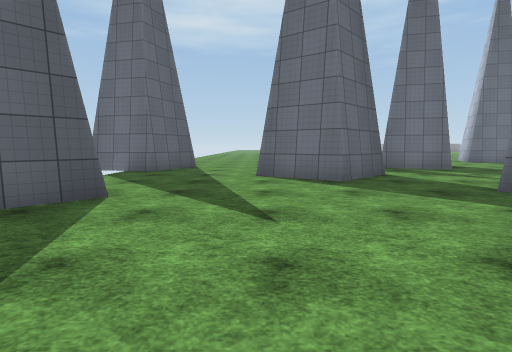
View 1 (above)

24 first-person views from a walk through a Unity game level. The camera is 1.3 m above the floor, tilts 6° down and sees 85° across. The floor is counted in squares, 2 m on a side. Each view is taken from the middle of a square. On the plan, view 1 faces up. The plan holds only what a view shows up to about 9 squares ahead; the rest is blank. The place goes on beyond the plan. The player is left out. Surface patterns are stand-ins for the level's own textures.

View 2
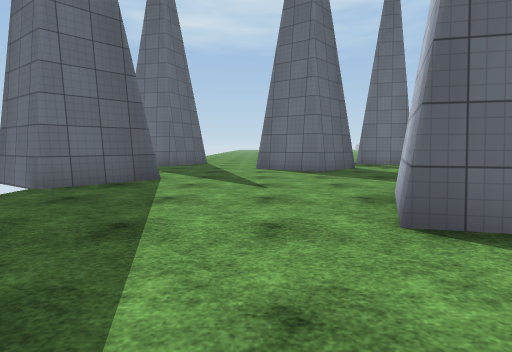

View 3
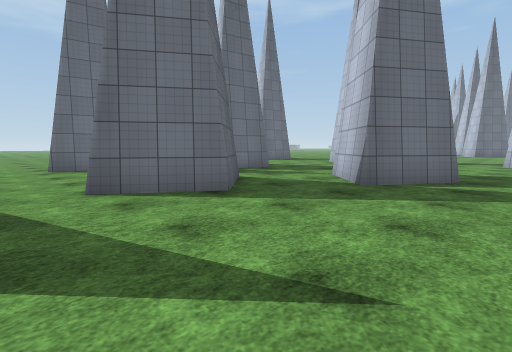

View 4
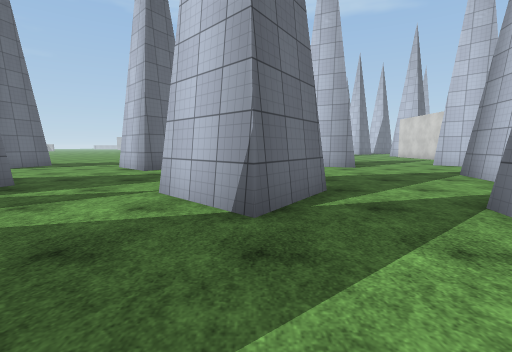

View 5
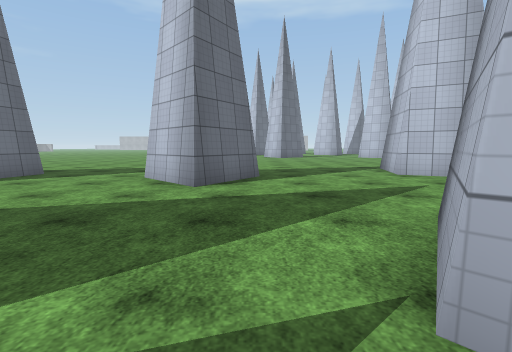

View 6
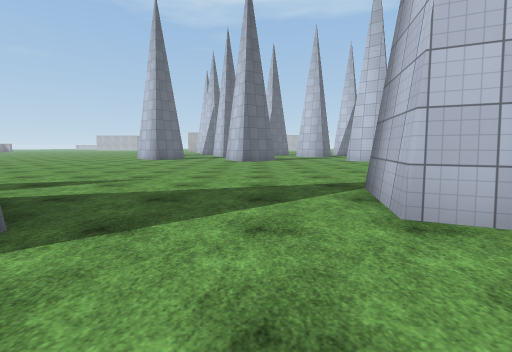

View 7
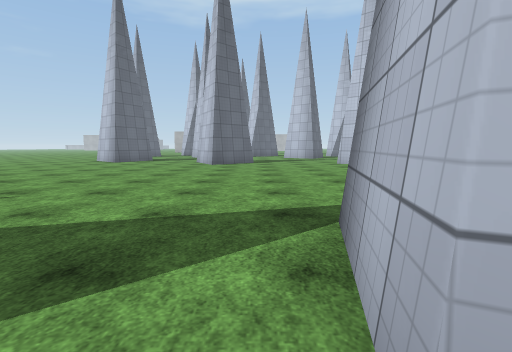

View 8
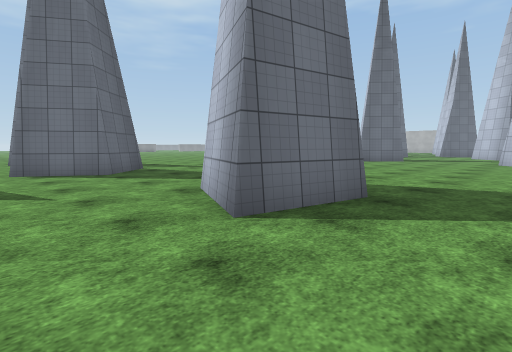

View 9
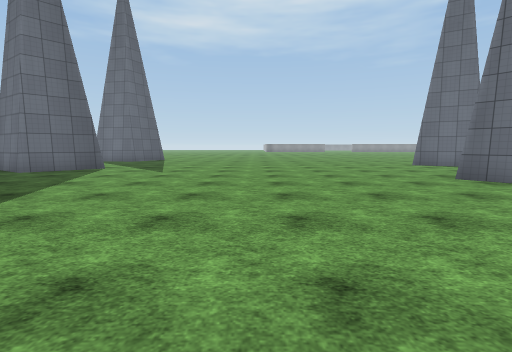

View 10
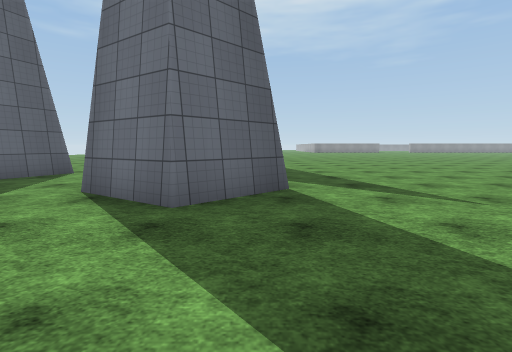

View 11
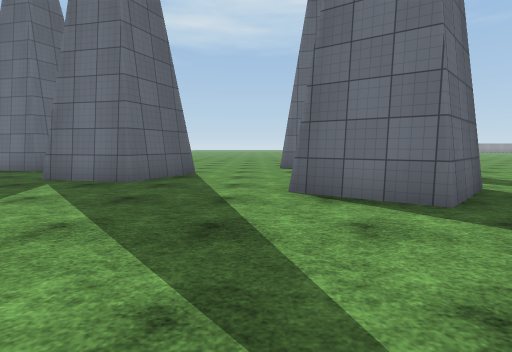

View 12
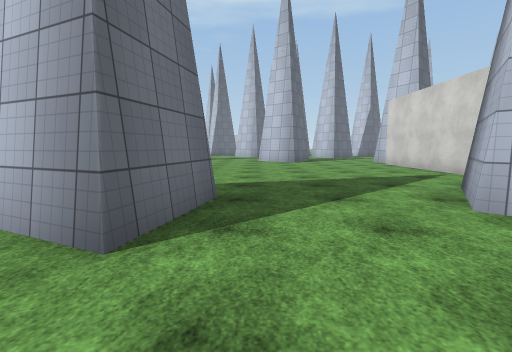

View 13
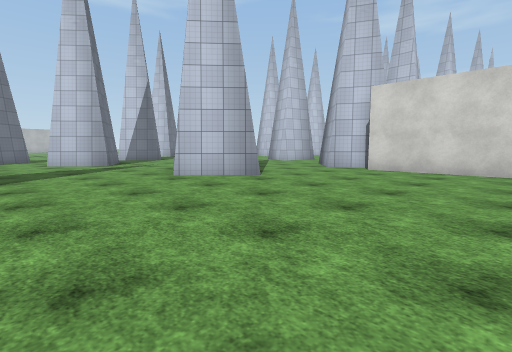

View 14
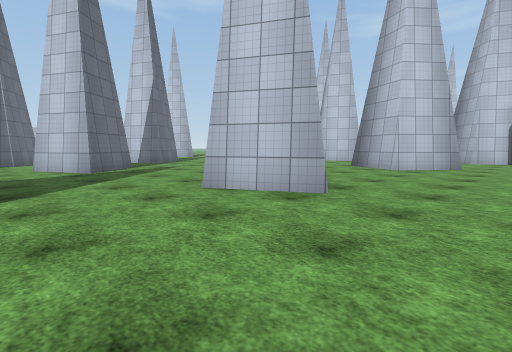

View 15
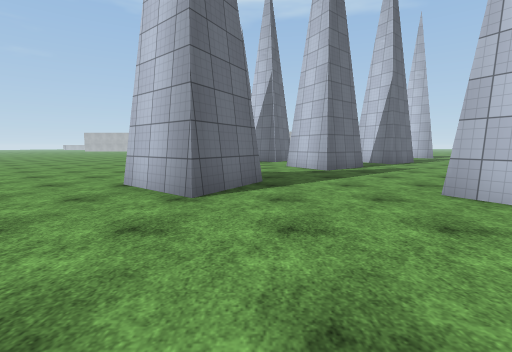

View 16
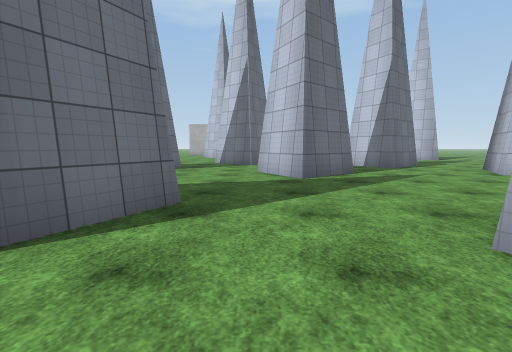

View 17
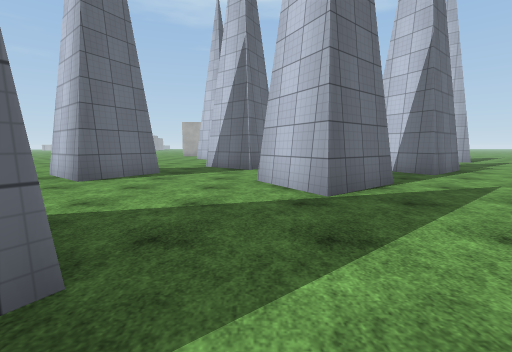

View 18
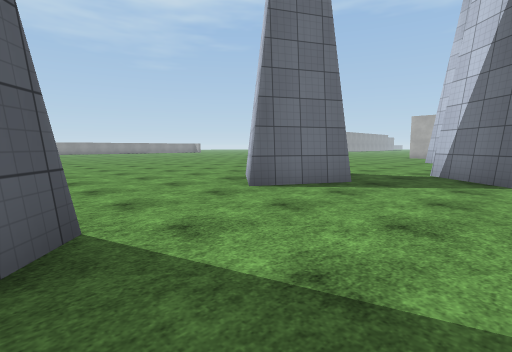

View 19
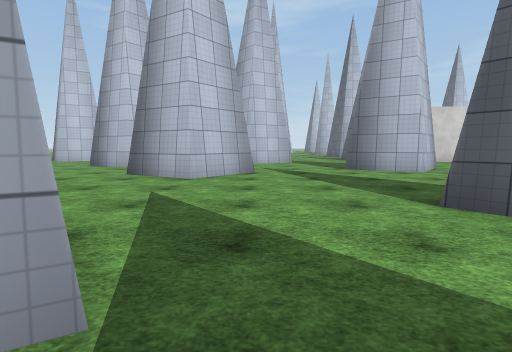

View 20
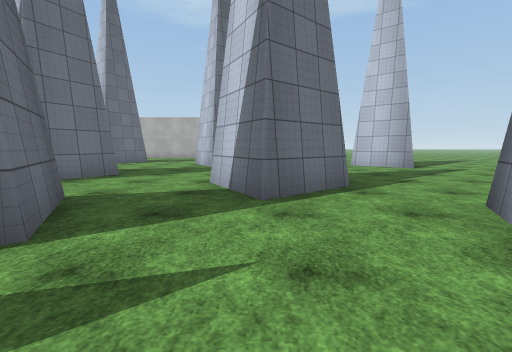

View 21
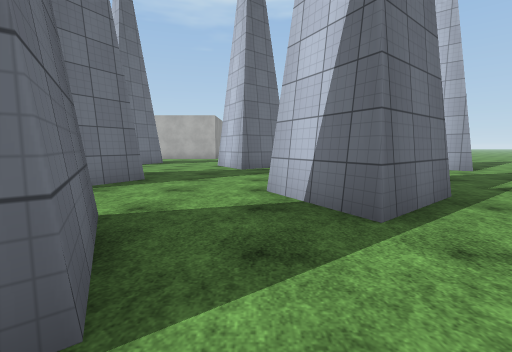

View 22
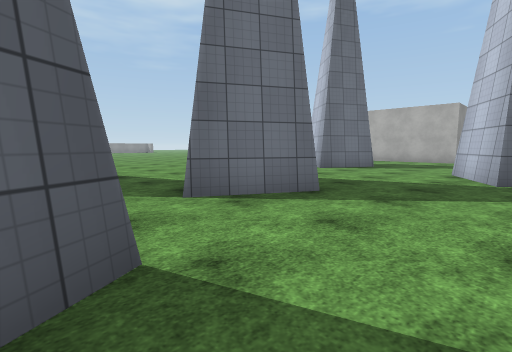

View 23
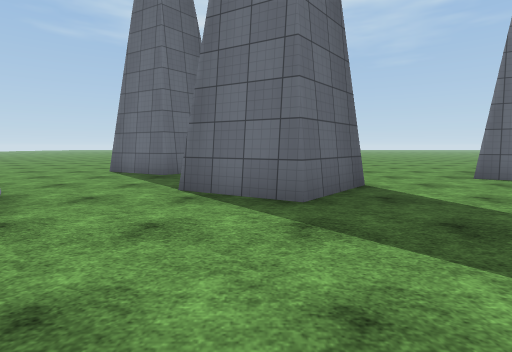

View 24
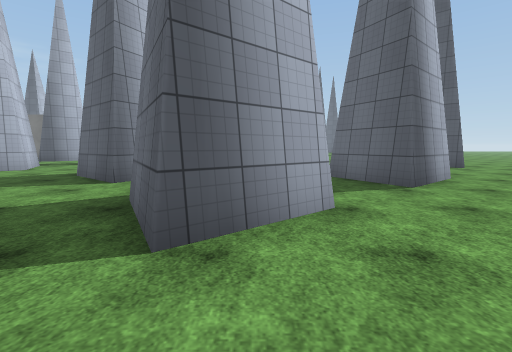

### Floor plan
Key: @ floor where view 1 was taken; # wall or solid block; . floor.
Columns run from 4 left of view 1 to 38 right of it. Each row starts with its distance up from view 1.
 12    ..     ...###........  ........ ..  ...
 11    ..##   .............. .......## .......
 10    .....  #................#....##.......
  9  ##.....###...............###...........##
  8 ##...  .......#............#.......##....#
  7  .... #......###..................###......
  6  ....##.......#...............###..........
  5  ........#...............##....##......##
  4  ##.....###..............##...........##
  3 ##.......#.......................##... #
  2  .............###................###.
  1  .....##......##..............##.....
  0   ..@.#  .....................###......
 -1    ...    ##............###...........#
 -2     .        ...........#  ......#....#
 -3                ##.........  ....    ....
 -4                  .........  ##       ...
 -5                   #####.#
 -6                       ###

Where each view was taken, in squares from view 1:
view 1: 0 up, 0 right, facing up
view 2: 2 down, 0 right, facing up
view 3: 2 up, 1 left, facing up-right
view 4: 4 up, 1 right, facing right
view 5: 6 up, 4 right, facing right
view 6: 4 up, 8 right, facing right
view 7: 3 up, 10 right, facing right
view 8: 1 down, 8 right, facing up-right
view 9: 1 down, 16 right, facing up
view 10: 3 up, 11 right, facing up
view 11: 3 up, 8 right, facing up
view 12: 0 up, 8 right, facing right
view 13: 3 up, 15 right, facing down-right
view 14: 8 up, 18 right, facing down-right
view 15: 8 up, 18 right, facing right
view 16: 7 up, 20 right, facing right
view 17: 7 up, 22 right, facing right
view 18: 7 up, 24 right, facing up-right
view 19: 7 up, 25 right, facing down
view 20: 3 up, 25 right, facing right
view 21: 4 up, 26 right, facing right
view 22: 4 up, 28 right, facing up-right
view 23: 3 up, 31 right, facing up
view 24: 3 up, 33 right, facing left
